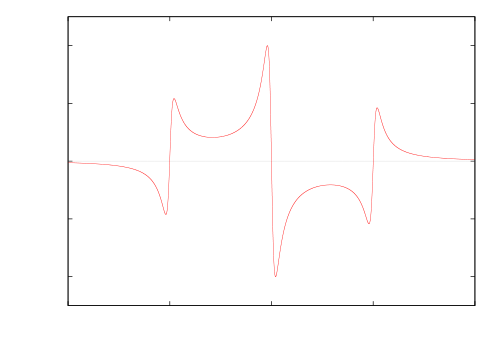

gnuplot code for this plot:
clear
reset
file="pound-drever-hall_fehlersignal"
set key inside top right
set xlabel 'Verstimmung zur Resonanz $\Delta\omega$'
set ylabel '$A(\Delta\omega)$'
set samples 100000
set xrange [-10:10]
set yrange [-0.5:0.5]
set xtics
set ytics
f(dw,g,wm) = -4*(wm*(g/2)*dw*((g/2)**2-dw**2+wm**2))/(((g/2)**2+dw**2)*((g/2)**2+(dw+wm)**2)*((g/2)**2+(dw-wm)**2))
wm = 5

#set object 1 rect from -wm,0.02 to wm,-0.02
#set label 1 sprintf('$\chi^2_{\mathrm{red}} = %.4f$',FIT_WSSR/FIT_NDF) at graph 0.02, 0.80

set term push
set term epslatex color 10
set out sprintf('%s.tex',file)

plot 0 notitle lt 1 lc rgb "light-gray",\
f(x,0.4,wm) notitle lt 1 lc 1

unset out
set term pop
